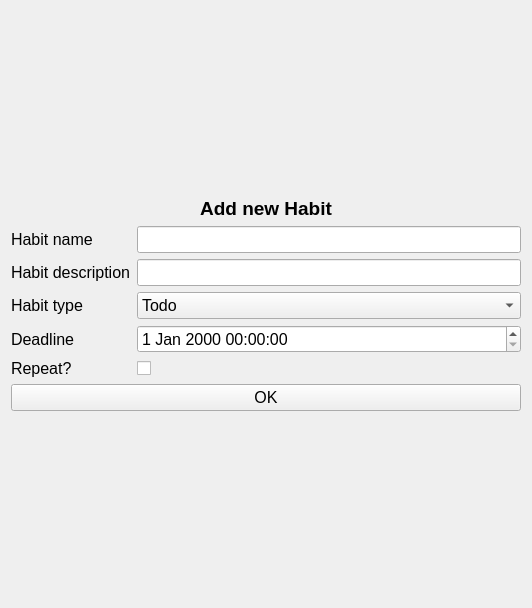
<?xml version="1.0" encoding="UTF-8"?>
<ui version="4.0">
 <class>AddHabitWidget</class>
 <widget class="QWidget" name="AddHabitWidget">
  <property name="geometry">
   <rect>
    <x>0</x>
    <y>0</y>
    <width>532</width>
    <height>608</height>
   </rect>
  </property>
  <property name="windowTitle">
   <string>Form</string>
  </property>
  <layout class="QVBoxLayout" name="verticalLayout">
   <item>
    <layout class="QGridLayout" name="gridLayout" rowstretch="0,0,0,0,0,0,0,0,0">
     <item row="1" column="0">
      <widget class="QLabel" name="label">
       <property name="font">
        <font>
         <pointsize>12</pointsize>
        </font>
       </property>
       <property name="text">
        <string>Habit name</string>
       </property>
      </widget>
     </item>
     <item row="7" column="0">
      <widget class="QLabel" name="label_6">
       <property name="font">
        <font>
         <pointsize>12</pointsize>
        </font>
       </property>
       <property name="text">
        <string>Repeat?</string>
       </property>
      </widget>
     </item>
     <item row="3" column="0">
      <widget class="QLabel" name="label_3">
       <property name="font">
        <font>
         <pointsize>12</pointsize>
        </font>
       </property>
       <property name="text">
        <string>Habit type</string>
       </property>
      </widget>
     </item>
     <item row="1" column="1">
      <widget class="QLineEdit" name="habitName">
       <property name="font">
        <font>
         <pointsize>12</pointsize>
        </font>
       </property>
      </widget>
     </item>
     <item row="3" column="1">
      <widget class="QComboBox" name="comboBox">
       <property name="font">
        <font>
         <pointsize>12</pointsize>
        </font>
       </property>
       <item>
        <property name="text">
         <string>Todo</string>
        </property>
       </item>
       <item>
        <property name="text">
         <string>Repeating</string>
        </property>
       </item>
      </widget>
     </item>
     <item row="5" column="0">
      <widget class="QLabel" name="label_4">
       <property name="font">
        <font>
         <pointsize>12</pointsize>
        </font>
       </property>
       <property name="text">
        <string>Deadline</string>
       </property>
      </widget>
     </item>
     <item row="2" column="1">
      <widget class="QLineEdit" name="habitDescription">
       <property name="font">
        <font>
         <pointsize>12</pointsize>
        </font>
       </property>
      </widget>
     </item>
     <item row="5" column="1">
      <widget class="QDateTimeEdit" name="deadline">
       <property name="font">
        <font>
         <pointsize>12</pointsize>
        </font>
       </property>
      </widget>
     </item>
     <item row="8" column="0" colspan="2">
      <widget class="QPushButton" name="okBtn">
       <property name="sizePolicy">
        <sizepolicy hsizetype="Minimum" vsizetype="Fixed">
         <horstretch>0</horstretch>
         <verstretch>0</verstretch>
        </sizepolicy>
       </property>
       <property name="font">
        <font>
         <pointsize>12</pointsize>
        </font>
       </property>
       <property name="autoFillBackground">
        <bool>false</bool>
       </property>
       <property name="text">
        <string>OK</string>
       </property>
      </widget>
     </item>
     <item row="0" column="0" colspan="2">
      <widget class="QLabel" name="label_5">
       <property name="sizePolicy">
        <sizepolicy hsizetype="Preferred" vsizetype="Fixed">
         <horstretch>0</horstretch>
         <verstretch>0</verstretch>
        </sizepolicy>
       </property>
       <property name="font">
        <font>
         <pointsize>14</pointsize>
         <weight>75</weight>
         <bold>true</bold>
        </font>
       </property>
       <property name="text">
        <string>Add new Habit</string>
       </property>
       <property name="alignment">
        <set>Qt::AlignCenter</set>
       </property>
      </widget>
     </item>
     <item row="2" column="0">
      <widget class="QLabel" name="label_2">
       <property name="font">
        <font>
         <pointsize>12</pointsize>
        </font>
       </property>
       <property name="text">
        <string>Habit description</string>
       </property>
      </widget>
     </item>
     <item row="7" column="1">
      <widget class="QCheckBox" name="shouldRepeat">
       <property name="font">
        <font>
         <pointsize>12</pointsize>
        </font>
       </property>
       <property name="text">
        <string/>
       </property>
       <property name="iconSize">
        <size>
         <width>16</width>
         <height>16</height>
        </size>
       </property>
      </widget>
     </item>
    </layout>
   </item>
  </layout>
 </widget>
 <resources/>
 <connections/>
</ui>
